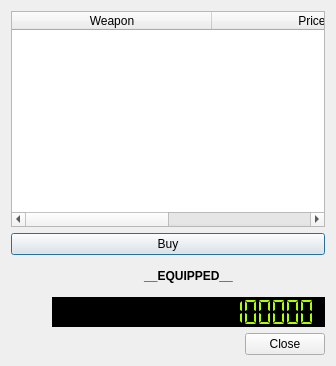
<?xml version="1.0" encoding="UTF-8"?>
<ui version="4.0">
 <class>Dialog</class>
 <widget class="QDialog" name="Dialog">
  <property name="geometry">
   <rect>
    <x>0</x>
    <y>0</y>
    <width>336</width>
    <height>366</height>
   </rect>
  </property>
  <property name="windowTitle">
   <string>Store</string>
  </property>
  <layout class="QVBoxLayout" name="verticalLayout">
   <item>
    <widget class="QTableWidget" name="weapons_table">
     <property name="editTriggers">
      <set>QAbstractItemView::NoEditTriggers</set>
     </property>
     <property name="showDropIndicator" stdset="0">
      <bool>false</bool>
     </property>
     <property name="dragDropOverwriteMode">
      <bool>false</bool>
     </property>
     <property name="selectionMode">
      <enum>QAbstractItemView::SingleSelection</enum>
     </property>
     <property name="selectionBehavior">
      <enum>QAbstractItemView::SelectRows</enum>
     </property>
     <property name="showGrid">
      <bool>false</bool>
     </property>
     <property name="cornerButtonEnabled">
      <bool>false</bool>
     </property>
     <attribute name="horizontalHeaderDefaultSectionSize">
      <number>200</number>
     </attribute>
     <attribute name="horizontalHeaderHighlightSections">
      <bool>false</bool>
     </attribute>
     <attribute name="horizontalHeaderMinimumSectionSize">
      <number>50</number>
     </attribute>
     <attribute name="horizontalHeaderStretchLastSection">
      <bool>true</bool>
     </attribute>
     <attribute name="verticalHeaderVisible">
      <bool>false</bool>
     </attribute>
     <column>
      <property name="text">
       <string>Weapon</string>
      </property>
     </column>
     <column>
      <property name="text">
       <string>Price</string>
      </property>
     </column>
    </widget>
   </item>
   <item>
    <widget class="QPushButton" name="buy_button">
     <property name="text">
      <string>Buy</string>
     </property>
     <property name="icon">
      <iconset resource="../dopewars.qrc">
       <normaloff>:/glyph/icons/glyphicons_209_cart_in.png</normaloff>:/glyph/icons/glyphicons_209_cart_in.png</iconset>
     </property>
    </widget>
   </item>
   <item>
    <layout class="QHBoxLayout" name="horizontalLayout">
     <item>
      <widget class="QLabel" name="weapon_label">
       <property name="minimumSize">
        <size>
         <width>35</width>
         <height>30</height>
        </size>
       </property>
       <property name="maximumSize">
        <size>
         <width>35</width>
         <height>16777215</height>
        </size>
       </property>
       <property name="text">
        <string/>
       </property>
       <property name="pixmap">
        <pixmap resource="../dopewars.qrc">:/glyph/icons/glyphicons_281_bullets.png</pixmap>
       </property>
       <property name="alignment">
        <set>Qt::AlignCenter</set>
       </property>
      </widget>
     </item>
     <item>
      <widget class="QLabel" name="weapon_equipped">
       <property name="font">
        <font>
         <weight>75</weight>
         <bold>true</bold>
        </font>
       </property>
       <property name="text">
        <string>__EQUIPPED__</string>
       </property>
       <property name="alignment">
        <set>Qt::AlignCenter</set>
       </property>
      </widget>
     </item>
    </layout>
   </item>
   <item>
    <layout class="QHBoxLayout" name="horizontalLayout_2">
     <item>
      <widget class="QLabel" name="cash_label">
       <property name="minimumSize">
        <size>
         <width>35</width>
         <height>30</height>
        </size>
       </property>
       <property name="maximumSize">
        <size>
         <width>35</width>
         <height>16777215</height>
        </size>
       </property>
       <property name="toolTip">
        <string>Cash</string>
       </property>
       <property name="text">
        <string/>
       </property>
       <property name="pixmap">
        <pixmap resource="../dopewars.qrc">:/glyph/icons/glyphicons_227_usd.png</pixmap>
       </property>
       <property name="alignment">
        <set>Qt::AlignCenter</set>
       </property>
      </widget>
     </item>
     <item>
      <widget class="QLCDNumber" name="cash_lcd">
       <property name="minimumSize">
        <size>
         <width>225</width>
         <height>30</height>
        </size>
       </property>
       <property name="styleSheet">
        <string notr="true">QLCDNumber { background-color: #000; color: rgb(170, 255, 0);  }</string>
       </property>
       <property name="smallDecimalPoint">
        <bool>false</bool>
       </property>
       <property name="digitCount">
        <number>18</number>
       </property>
       <property name="segmentStyle">
        <enum>QLCDNumber::Flat</enum>
       </property>
       <property name="intValue" stdset="0">
        <number>123456789</number>
       </property>
      </widget>
     </item>
    </layout>
   </item>
   <item>
    <widget class="QDialogButtonBox" name="buttonBox">
     <property name="orientation">
      <enum>Qt::Horizontal</enum>
     </property>
     <property name="standardButtons">
      <set>QDialogButtonBox::Close</set>
     </property>
    </widget>
   </item>
  </layout>
 </widget>
 <resources>
  <include location="../dopewars.qrc"/>
 </resources>
 <connections>
  <connection>
   <sender>buttonBox</sender>
   <signal>accepted()</signal>
   <receiver>Dialog</receiver>
   <slot>accept()</slot>
   <hints>
    <hint type="sourcelabel">
     <x>248</x>
     <y>254</y>
    </hint>
    <hint type="destinationlabel">
     <x>157</x>
     <y>274</y>
    </hint>
   </hints>
  </connection>
  <connection>
   <sender>buttonBox</sender>
   <signal>rejected()</signal>
   <receiver>Dialog</receiver>
   <slot>reject()</slot>
   <hints>
    <hint type="sourcelabel">
     <x>316</x>
     <y>260</y>
    </hint>
    <hint type="destinationlabel">
     <x>286</x>
     <y>274</y>
    </hint>
   </hints>
  </connection>
 </connections>
</ui>
